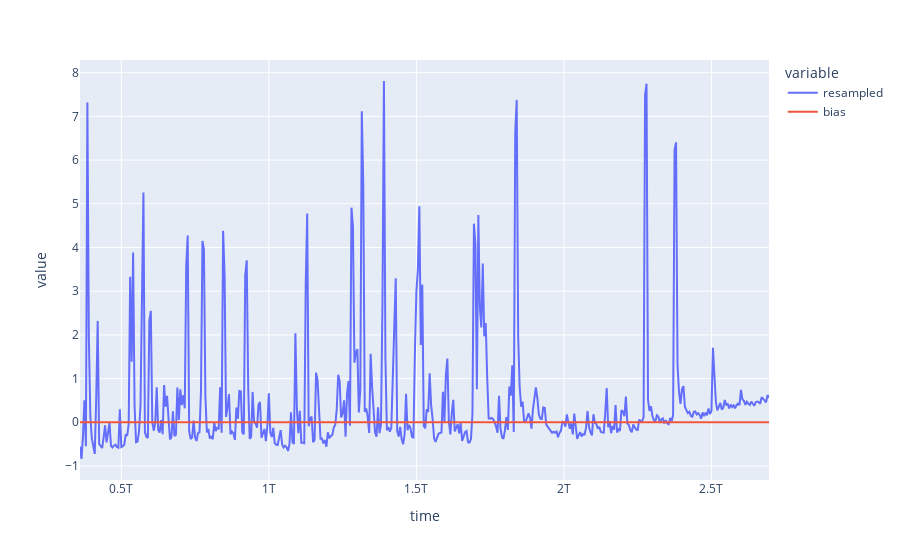

Notebook code cell kept with this figure:
### Markdown cell above
## Filtrage et suppression du biais
On remarque sur la courbe ci-dessus que la machine à tendance à ajouter un biais au cours du temps. Les valeurs en 0 sont proche de -1 alors qu'en 45 elle sont plutot proche de 0.4. <br>
L'idée est donc de récupérer la composante basse fréquence de la courbe correspondant à ce biais par un filtre passe-bas, et ensuite de la soustraire aux valeurs de la courbe pour le comprenser. <br>
Une second filtre passe-bas pourra être utilisé pour supprimer les hautes fréquences, éliminant le bruit de mesure.

Mise en place du filtre passe-bas avec `butter` de `scipy`.<br>
Tiré de : <https://stackoverflow.com/questions/25191620/creating-lowpass-filter-in-scipy-understanding-methods-and-units>

### Code cell
# création du filtre
def butter_lowpass(cutoff, ws, order=5):
    nyq = 0.5 * ws
    normal_cutoff = cutoff / nyq
    b, a = butter(order, normal_cutoff, btype='low', analog=False)
    return b, a

# application du filtre
def butter_lowpass_filter(data, cutoff, fs, order=5):
    cutoff *= 2*np.pi # conversion en rad/s
    ws  = fs * 2 * np.pi
    b, a = butter_lowpass(cutoff, ws, order=order)
    y = lfilter(b, a, data)
    return y

newdf['bias'] = butter_lowpass_filter(newdf, BIAS_FREQ, 1/PERIOD*1000)
newdf.plot()

### Figure 1 — Plotly figure (JSON) as saved in the notebook; plotly's stock layout.template omitted (floating-point values rounded to 4 significant figures; data arrays with more than 128 entries replaced by an {"elided": "..."} marker saying what was removed)
{"data": [{"hovertemplate": "variable=resampled<br>time=%{x}<br>value=%{y}<extra></extra>", "legendgroup": "resampled", "line": {"color": "#636efa", "dash": "solid"}, "mode": "lines", "name": "resampled", "orientation": "v", "showlegend": true, "type": "scatter", "x": {"elided": "468 int values"}, "xaxis": "x", "y": {"elided": "468 float values"}, "yaxis": "y"}, {"hovertemplate": "variable=bias<br>time=%{x}<br>value=%{y}<extra></extra>", "legendgroup": "bias", "line": {"color": "#EF553B", "dash": "solid"}, "mode": "lines", "name": "bias", "orientation": "v", "showlegend": true, "type": "scatter", "x": {"elided": "468 int values"}, "xaxis": "x", "y": {"elided": "468 float values"}, "yaxis": "y"}], "layout": {"legend": {"title": {"text": "variable"}, "tracegroupgap": 0}, "margin": {"t": 60}, "xaxis": {"anchor": "y", "domain": [0, 1], "title": {"text": "time"}}, "yaxis": {"anchor": "x", "domain": [0, 1], "title": {"text": "value"}}}}
